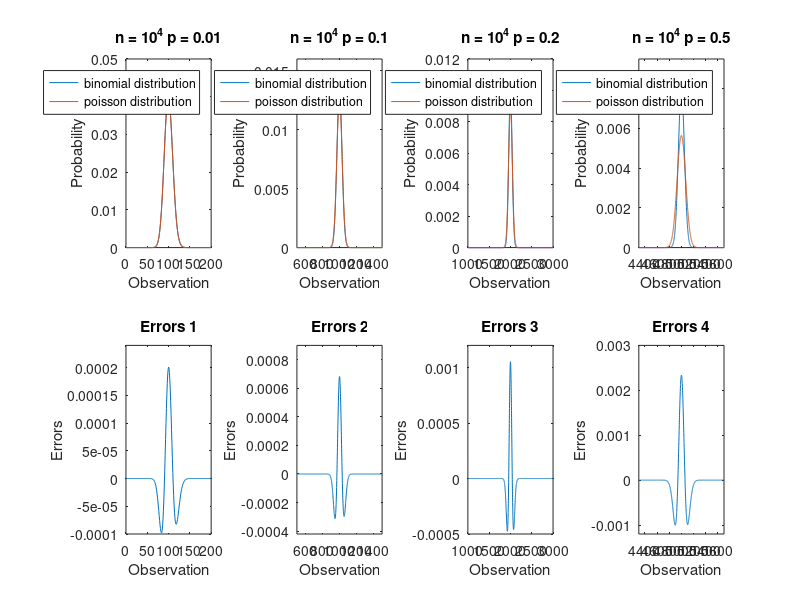

Write MATLAB code to recreate this figure.
% HW5 1.(e)
clc

n = 10000;
p = [0.01, 0.1, 0.2, 0.5];

% Binomial and Poisson 1
figure('Name','HW5 1.(e)');
subplot(2,4,1); % 8 plots in one figure
x = 0:n;
y1_b = binopdf(x, n, p(1));
plot(x, y1_b);
hold on;
mu1 = n*p(1); % Calculate µ
y1_p = poisspdf(x, mu1);
plot(x, y1_p);
hold off;
title('n = 10^4 p = 0.01');
legend('binomial distribution', 'poisson distribution');
xlabel('Observation');
ylabel('Probability');
axis([0 200 0 0.05]);

% Binomial and Poisson 2
subplot(2,4,2);
y2_b = binopdf(x, n, p(2));
plot(x, y2_b);
hold on;
mu2 = n*p(2); % Calculate µ
y2_p = poisspdf(x, mu2);
plot(x, y2_p);
hold off;
title('n = 10^4 p = 0.1');
legend('binomial distribution', 'poisson distribution');
xlabel('Observation');
ylabel('Probability');
axis([500 1500 0 0.016]);

% Binomial and Poisson 3
subplot(2,4,3);
y3_b = binopdf(x, n, p(3));
plot(x, y3_b);
hold on;
mu3 = n*p(3); % Calculate µ
y3_p = poisspdf(x, mu3);
plot(x, y3_p);
hold off;
title('n = 10^4 p = 0.2');
legend('binomial distribution', 'poisson distribution');
xlabel('Observation');
ylabel('Probability');
axis([1000 3000 0 0.012]);

% Binomial and Poisson 4
subplot(2,4,4);
y4_b = binopdf(x, n, p(4));
plot(x, y4_b);
hold on;
mu4 = n*p(4); % Calculate µ
y4_p = poisspdf(x, mu4);
plot(x, y4_p);
hold off;
title('n = 10^4 p = 0.5');
legend('binomial distribution', 'poisson distribution');
xlabel('Observation');
ylabel('Probability');
axis([4300 5700 0 0.0095]);

% Error 1
errors = zeros(1,10001); % x: 0~10000
for i = 1:10000
    errors(i) = y1_b(i) - y1_p(i); 
end
subplot(2,4,5);
plot(x, errors);
title('Errors 1');
xlabel('Observation');
ylabel('Errors');
axis([0 200 -0.0001  0.00024]);

% Error 2
errors = zeros(1,10001); % x: 0~10000
for i = 1:10000
    errors(i) = y2_b(i) - y2_p(i); 
end
subplot(2,4,6);
plot(x, errors);
title('Errors 2');
xlabel('Observation');
ylabel('Errors');
axis([500 1500 -0.00042 0.0009]);

% Error 3
errors = zeros(1,10001); % x: 0~10000
for i = 1:10000
    errors(i) = y3_b(i) - y3_p(i); 
end
subplot(2,4,7);
plot(x, errors);
title('Errors 3');
xlabel('Observation');
ylabel('Errors');
axis([1000 3000 -0.0005 0.0012]);

% Error 4
errors = zeros(1,10001); % x: 0~10000
for i = 1:10000
    errors(i) = y4_b(i) - y4_p(i); 
end
subplot(2,4,8);
plot(x, errors);
title('Errors 4');
xlabel('Observation');
ylabel('Errors');
axis([4300 5700 -0.0012 0.003]);

% 在n固定為10000的情況下，p的值越大，
% the errors from approximating Binomial dist. with Poisson dist.(誤差)會越大。
% 這是因為，當Binomial Dist. 的n趨近無限大、p趨近於0時，
% 較能符合Poisson Process，
% 使得Binomial Dist. 會趨近於 Poisson Dist.
% (在此條件下，n*p當作 Poisson Dist.的參數µ傳入， ...
% 較接近實際上的Binomial Dist.)。